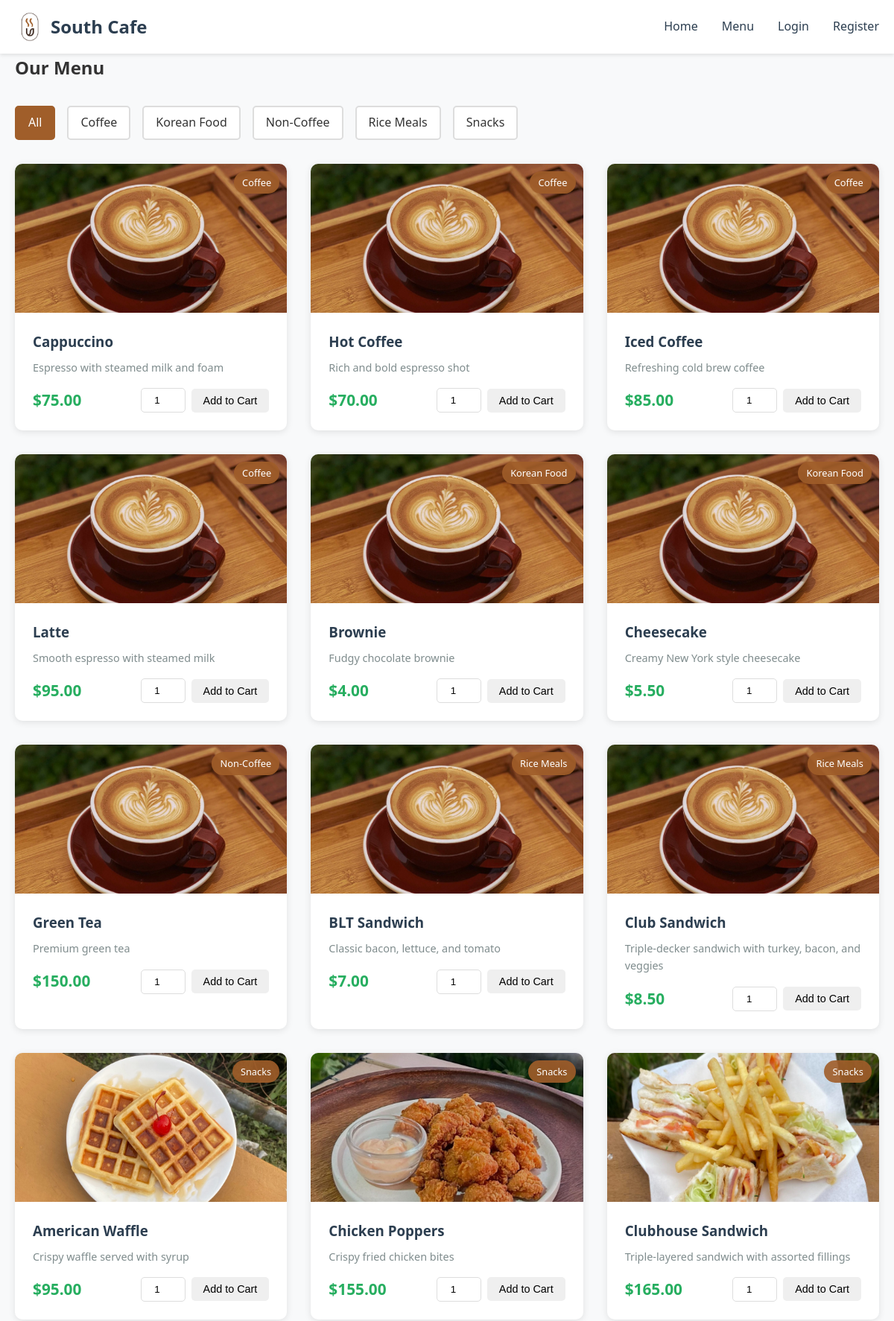
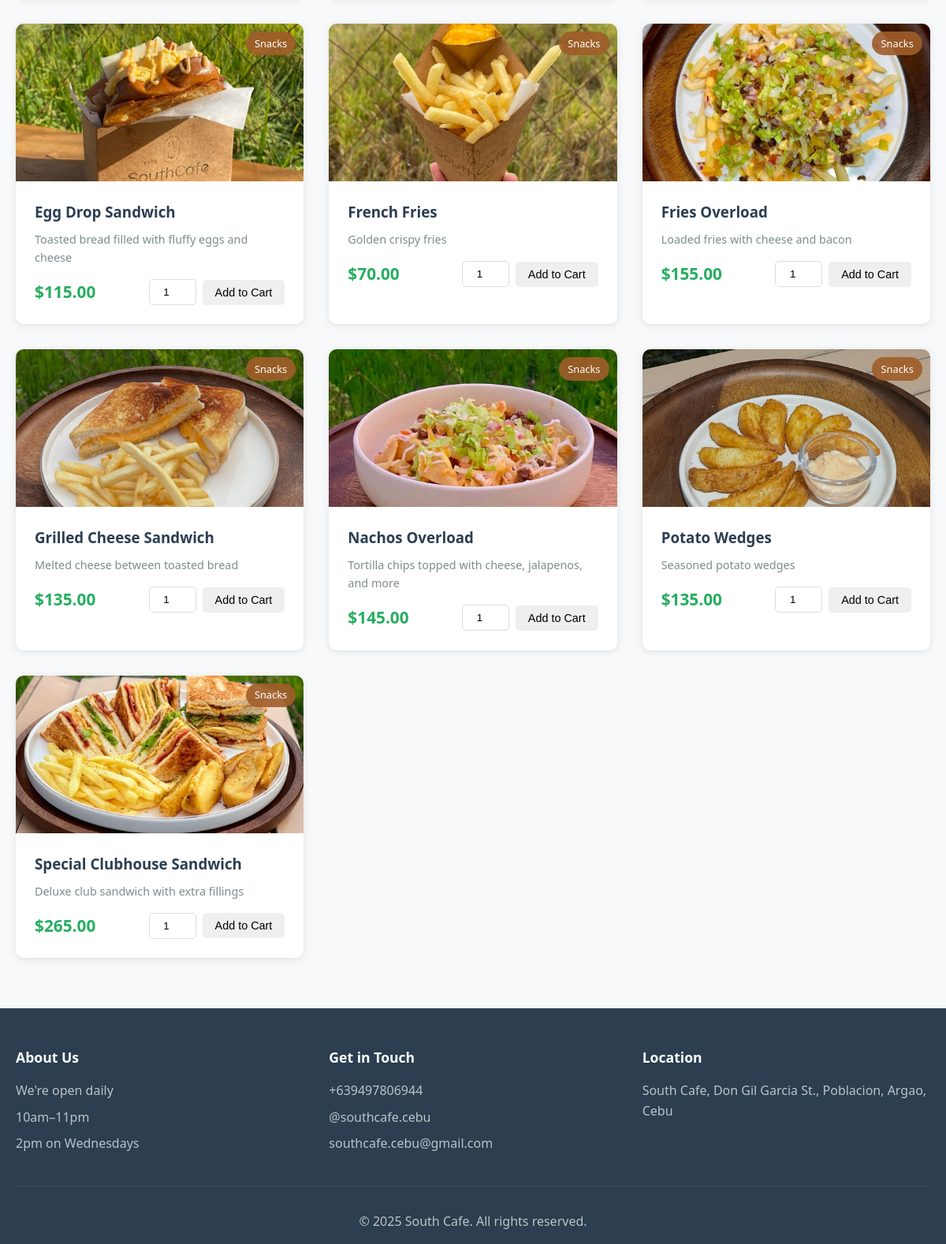
Page /menu.php on the committed database (2 pictures, top to bottom).
### tables this page shows
CREATE TABLE IF NOT EXISTS categories (
    id INT AUTO_INCREMENT PRIMARY KEY,
    name VARCHAR(50) NOT NULL,
    description TEXT
);

CREATE TABLE IF NOT EXISTS products (
    id INT AUTO_INCREMENT PRIMARY KEY,
    name VARCHAR(100) NOT NULL,
    description TEXT,
    price DECIMAL(10, 2) NOT NULL,
    category_id INT,
    image VARCHAR(255),
    available BOOLEAN DEFAULT TRUE,
    created_at TIMESTAMP DEFAULT CURRENT_TIMESTAMP,
    FOREIGN KEY (category_id) REFERENCES categories(id)
);

### menu.php (the view, shortened to what this page needs)
<?php
require_once 'config.php';
$categories_query = "SELECT * FROM categories ORDER BY name";
$categories_result = mysqli_query($conn, $categories_query);
$categories = mysqli_fetch_all($categories_result, MYSQLI_ASSOC);
$category_filter = isset($_GET['category']) ? (int)$_GET['category'] : 0;
if ($category_filter > 0) {
    $products_query = "SELECT p.*, c.name as category_name FROM products p
                       LEFT JOIN categories c ON p.category_id = c.id
                       WHERE p.available = 1 AND p.category_id = ?
                       ORDER BY p.name";
    $stmt = mysqli_prepare($conn, $products_query);
    mysqli_stmt_bind_param($stmt, "i", $category_filter);
    mysqli_stmt_execute($stmt);
    $products_result = mysqli_stmt_get_result($stmt);
} else {
    $products_query = "SELECT p.*, c.name as category_name FROM products p
                       LEFT JOIN categories c ON p.category_id = c.id
                       WHERE p.available = 1
                       ORDER BY c.name, p.name";
    $products_result = mysqli_query($conn, $products_query);
}
$products = mysqli_fetch_all($products_result, MYSQLI_ASSOC);
include 'includes/header.php';
?>
<div class="container">
    <h2>Our Menu</h2>
    <div class="filter-section">
        <a href="menu.php" class="filter-btn <?php echo $category_filter == 0 ? 'active' : ''; ?>">All</a>
        <?php foreach ($categories as $category): ?>
            <a href="menu.php?category=<?php echo $category['id']; ?>"
               class="filter-btn <?php echo $category_filter == $category['id'] ? 'active' : ''; ?>">
                <?php echo htmlspecialchars($category['name']); ?>
            </a>
        <?php endforeach; ?>
    </div>
    <div class="product-grid">
        <?php if (count($products) > 0): ?>
            <?php foreach ($products as $product): ?>
                <div class="product-card">
                    <div class="product-image">
                        <img src="images/<?php echo htmlspecialchars($product['image']); ?>"
                             alt="<?php echo htmlspecialchars($product['name']); ?>"
                             onerror="this.src='images/placeholder.jpg'">
                        <span class="category-badge"><?php echo htmlspecialchars($product['category_name']); ?></span>
                    </div>
                    <div class="product-info">
                        <h3><?php echo htmlspecialchars($product['name']); ?></h3>
                        <p class="product-description"><?php echo htmlspecialchars($product['description']); ?></p>
                        <div class="product-footer">
                            <span class="price">$<?php echo number_format($product['price'], 2); ?></span>
                            <form method="POST" action="menu.php" class="add-to-cart-form">
                                <input type="number" name="quantity" value="1" min="1" max="99" class="quantity-input">
                                <button type="submit" name="add_to_cart" class="btn btn-small">Add to Cart</button>
                            </form>
                        </div>
                    </div>
                </div>
            <?php endforeach; ?>
        <?php else: ?>
            <p class="no-products">No products found in this category.</p>
        <?php endif; ?>
    </div>
</div>
<?php include 'includes/footer.php'; ?>

### style.css (style rules this page uses)
* { margin: 0; padding: 0; box-sizing: border-box; }
body { font-family: 'Segoe UI', Tahoma, Geneva, Verdana, sans-serif; line-height: 1.6; color: #333; background-color: #f8f9fa; }
.container { max-width: 1200px; margin: 0 auto; padding: 0 20px; }
.btn { display: inline-block; padding: 0.75rem 1.5rem; border: none; border-radius: 5px; cursor: pointer; text-decoration: none; transition: all 0.3s; font-size: 1rem; }
.btn-small { padding: 0.5rem 1rem; font-size: 0.9rem; }
.product-grid { display: grid; grid-template-columns: repeat(auto-fill, minmax(280px, 1fr)); gap: 2rem; margin: 2rem 0; }
.product-card { background: white; border-radius: 10px; overflow: hidden; box-shadow: 0 2px 10px rgba(0,0,0,0.1); transition: transform 0.3s; }
.product-image { position: relative; height: 200px; overflow: hidden; background-color: #ecf0f1; }
.product-image img { width: 100%; height: 100%; object-fit: cover; }
.category-badge { position: absolute; top: 10px; right: 10px; background-color: rgba(160, 94, 42, 0.9); color: white; padding: 0.3rem 0.7rem; border-radius: 20px; font-size: 0.8rem; }
.product-info { padding: 1.5rem; }
.product-info h3 { margin-bottom: 0.5rem; color: #2c3e50; }
.product-description { color: #7f8c8d; font-size: 0.9rem; margin-bottom: 1rem; }
.product-footer { display: flex; justify-content: space-between; align-items: center; margin-top: 1rem; }
.price { font-size: 1.3rem; font-weight: bold; color: #27ae60; }
.filter-section { display: flex; gap: 1rem; margin: 2rem 0; flex-wrap: wrap; }
.filter-btn { padding: 0.5rem 1rem; background-color: white; border: 2px solid #ddd; border-radius: 5px; text-decoration: none; color: #333; transition: all 0.3s; }
.filter-btn:hover, .filter-btn.active { background-color: #A05E2A; color: white; border-color: #A05E2A; }
.add-to-cart-form { display: flex; gap: 0.5rem; align-items: center; }
.quantity-input { width: 60px; padding: 0.5rem; border: 1px solid #ddd; border-radius: 5px; text-align: center; }

### rows in the picture
categories: name "Coffee"
categories: name "Korean Food"
categories: name "Non-Coffee"
categories: name "Rice Meals"
categories: name "Snacks"
products: category.name "Coffee", name "Cappuccino", description "Espresso with steamed milk and foam", price "75.00"
products: image (picture), category.name "Coffee", name "Hot Coffee", description "Rich and bold espresso shot", price "70.00"
products: category.name "Coffee", name "Iced Coffee", description "Refreshing cold brew coffee", price "85.00"
products: category.name "Coffee", name "Latte", description "Smooth espresso with steamed milk", price "95.00"
products: category.name "Korean Food", name "Brownie", description "Fudgy chocolate brownie", price "4.00"
products: category.name "Korean Food", name "Cheesecake", description "Creamy New York style cheesecake", price "5.50"
products: category.name "Non-Coffee", name "Green Tea", description "Premium green tea", price "150.00"
products: category.name "Rice Meals", name "BLT Sandwich", description "Classic bacon, lettuce, and tomato", price "7.00"
products: category.name "Rice Meals", name "Club Sandwich", description "Triple-decker sandwich with turkey, bacon, and veggies", price "8.50"
products: image (picture), category.name "Snacks", name "American Waffle", description "Crispy waffle served with syrup", price "95.00"
products: image (picture), category.name "Snacks", name "Chicken Poppers", description "Crispy fried chicken bites", price "155.00"
products: image (picture), category.name "Snacks", name "Clubhouse Sandwich", description "Triple-layered sandwich with assorted fillings", price "165.00"
products: image (picture), category.name "Snacks", name "Egg Drop Sandwich", description "Toasted bread filled with fluffy eggs and cheese", price "115.00"
products: image (picture), category.name "Snacks", name "French Fries", description "Golden crispy fries", price "70.00"
products: image (picture), category.name "Snacks", name "Fries Overload", description "Loaded fries with cheese and bacon", price "155.00"
products: image (picture), category.name "Snacks", name "Grilled Cheese Sandwich", description "Melted cheese between toasted bread", price "135.00"
products: image (picture), category.name "Snacks", name "Nachos Overload", description "Tortilla chips topped with cheese, jalapenos, and more", price "145.00"
products: image (picture), category.name "Snacks", name "Potato Wedges", description "Seasoned potato wedges", price "135.00"
products: image (picture), category.name "Snacks", name "Special Clubhouse Sandwich", description "Deluxe club sandwich with extra fillings", price "265.00"
